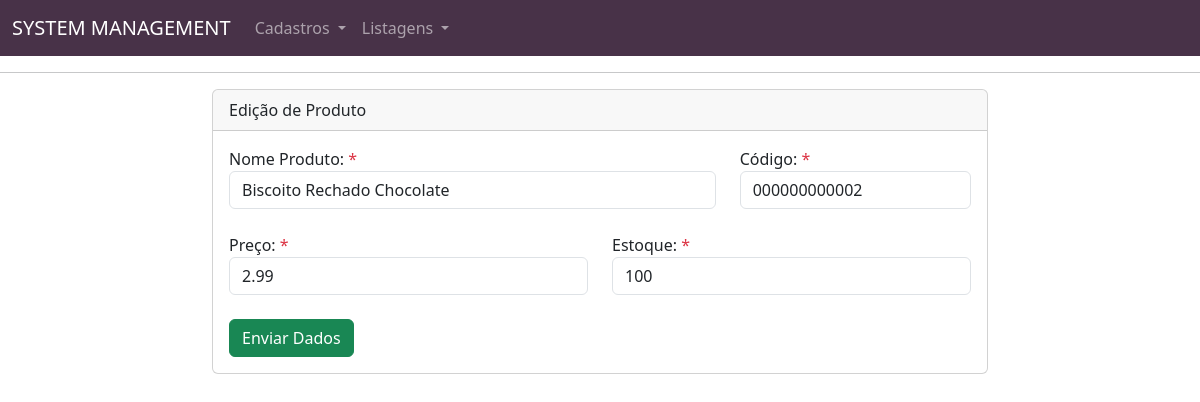
Page /EPM_03/editaProduto.php?id=2 on the committed database.
### tables this page shows
CREATE TABLE `products` (
  `id_product` int(6) NOT NULL,
  `product_name` varchar(40) DEFAULT NULL,
  `product_code` varchar(12) DEFAULT NULL,
  `product_price` float(6,2) DEFAULT NULL,
  `product_stock` int(4) DEFAULT NULL,
  `product_created_in` timestamp NOT NULL DEFAULT current_timestamp()
);

### EPM_03/functions.php (called while the page is built, shortened)
<?php
	function select($table, $fields, $filters, $extra){
		$query = "SELECT ";
		if($fields == null){
			$query .= "* ";
		}else{
			$fields = implode('`, `', $fields);
			$query .= "`$fields` ";
		}
		$query .= " FROM `$table` ";
		if($filters != null){
			$query .= " WHERE ";
			foreach ($filters as $key => $value) {
				$query .= "`$key` = '$value' AND ";
			}
			$query = substr($query, 0, -4);
		}
		if($extra != null){
			$query .= $extra;
		}
		global $conn;
		$result = mysqli_query($conn, $query) or die(mysqli_error());
		$data = [];
		while($row = mysqli_fetch_assoc($result)){
			$data[] = $row;
		}
		return $data;
	}
?>

### EPM_03/editaProduto.php (the view, shortened to what this page needs)
<?php
	require_once 'connect.php';
	require_once 'functions.php';
	if(isset($_GET['id'])){
		$filter['id_product'] = $_GET['id'];
		$product = select("products", null, $filter, " LIMIT 1")[0];
	}
?>
<!DOCTYPE html>
<html>
<head>
	<link rel="stylesheet" type="text/css" href="https://cdn.jsdelivr.net/npm/bootstrap@5.3.0-alpha1/dist/css/bootstrap.min.css">
</head>
<body>
	<?php include_once 'components/menu.php'; ?>
	<div class="container-fluid">
	  <div class="row">
	  	<div class="col-8 offset-2">
	  		<form action="editar.php" method="POST">
				<div class="card">
				  <div class="card-header">
				    Edição de Produto
				  </div>
				  <div class="card-body">
				    <div class="row">
		  				<div class="col-md-8">
		  					<label> Nome Produto: <span class="text-danger">*</span> </label><br>
							<input type="text" name="product_name" class="form-control" required placeholder="Digite o nome" value="<?=$product['product_name'];?>"><br>
		  				</div>
		  				<div class="col-md-4">
		  					<label> Código: <span class="text-danger">*</span></label><br>
							<input type="text" name="product_code" class="form-control" required placeholder="Digite o Código" maxlength="12" value="<?=$product['product_code'];?>"><br>
		  				</div>
		  				<div class="col-md-6">
		  					<label> Preço: <span class="text-danger">*</span> </label><br>
							<input type="text" name="product_price" class="form-control" required placeholder="Digite o Preço" value="<?=$product['product_price'];?>"><br>
		  				</div>
		  				<div class="col-md-6">
		  					<label> Estoque: <span class="text-danger">*</span></label><br>
							<input type="number" min=0 step=1 name="product_stock" class="form-control" required placeholder="Digite o Estoque" value="<?=$product['product_stock'];?>"><br>
		  				</div>
				    	<div class="col-md-12">
				    		<button type="submit" class="btn btn-success"> Enviar Dados </button>
				    	</div>
		  			</div>
				  </div>
				</div>
			</form>
	  	</div>
	  </div>
	</div>
</body>
</html>

### rows in the picture
products: product_name "Biscoito Rechado Chocolate", product_code "000000000002", product_price "2.99", product_stock "100"
